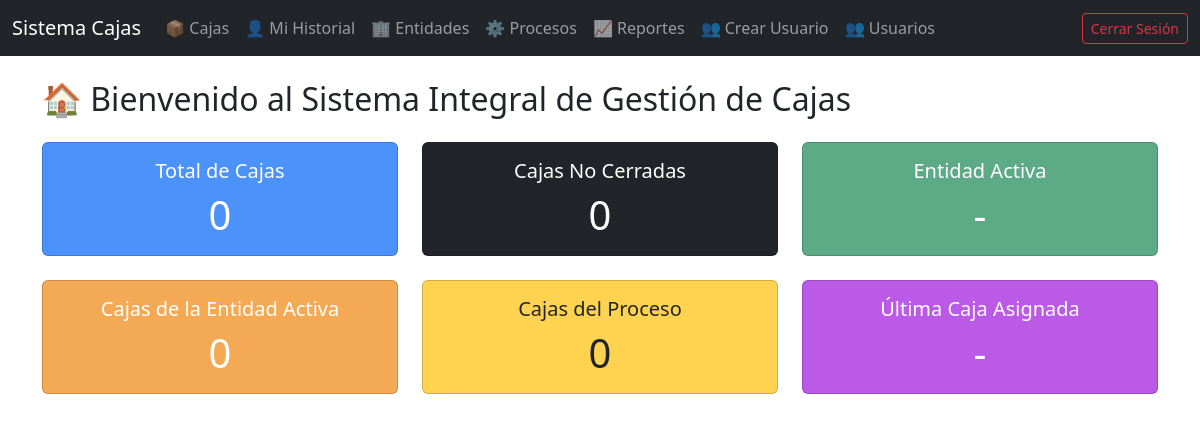
The app's page / (signed in), older data.
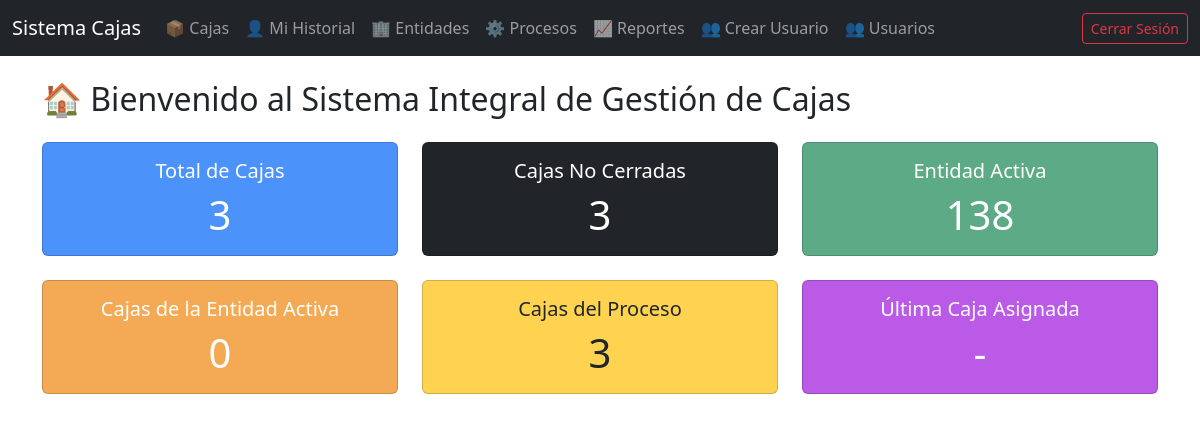
The same page, newer data.
### entidades/models.py (models this page shows, shortened)
class Entidad(models.Model):
    nombre = models.CharField(max_length=100)
    proceso = models.ForeignKey(Proceso, on_delete=models.CASCADE)
    activa = models.BooleanField(default=False)

### cajas/views.py (the view)
# urls.py: path('', inicio, name='inicio'),
@login_required
def inicio(request):
    total_cajas = Caja.objects.count()
    total_cajas_abiertas = Caja.objects.filter(fecha_finalizacion__isnull=True).count()  # ✅ Solo abiertas
    entidad_activa = Entidad.objects.filter(activa=True).first()
    if entidad_activa:
        cajas_entidad_activa = Caja.objects.filter(
            entidad=entidad_activa,
            fecha_finalizacion__isnull=True,
        ).count()
        cajas_proceso = Caja.objects.filter(
            entidad__proceso=entidad_activa.proceso,
            fecha_finalizacion__isnull=True,
        ).count()
    else:
        cajas_entidad_activa = 0
        cajas_proceso = 0
    ultima_caja = (
        Caja.objects.filter(responsable=request.user)
        .order_by('-fecha_asignacion')
        .first()
    )
    context = {
        'total_cajas': total_cajas,
        'total_cajas_abiertas': total_cajas_abiertas,
        'entidad_activa': entidad_activa,
        'cajas_entidad_activa': cajas_entidad_activa,
        'cajas_proceso': cajas_proceso,
        'ultima_caja': ultima_caja,
    }
    return render(request, 'inicio.html', context)

### templates/inicio.html (shortened to what this page needs)
{% extends 'base.html' %}
{% block content %}
<h2 class="mb-4">🏠 Bienvenido al Sistema Integral de Gestión de Cajas</h2>
<div class="row row-cols-1 row-cols-md-3 g-4 mb-4">
    <div class="col">
        <div class="card text-white bg-primary h-100">
            <div class="card-body text-center">
                <h5 class="card-title">Total de Cajas</h5>
                <p class="display-6 m-0">{{ total_cajas }}</p>
            </div>
        </div>
    </div>
    <div class="col">
        <div class="card text-white bg-dark h-100">
            <div class="card-body text-center">
                <h5 class="card-title">Cajas No Cerradas</h5>
                <p class="display-6 m-0">{{ total_cajas_abiertas }}</p>
            </div>
        </div>
    </div>
    <div class="col">
        <div class="card text-white bg-success h-100">
            <div class="card-body text-center">
                <h5 class="card-title">Entidad Activa</h5>
                <p class="display-6 m-0">{{ entidad_activa.nombre|default:'-' }}</p>
            </div>
        </div>
    </div>
    <div class="col">
        <div class="card text-white bg-info h-100">
            <div class="card-body text-center">
                <h5 class="card-title">Cajas de la Entidad Activa</h5>
                <p class="display-6 m-0">{{ cajas_entidad_activa }}</p>
            </div>
        </div>
    </div>
    <div class="col">
        <div class="card text-dark bg-warning h-100">
            <div class="card-body text-center">
                <h5 class="card-title">Cajas del Proceso</h5>
                <p class="display-6 m-0">{{ cajas_proceso }}</p>
            </div>
        </div>
    </div>
    <div class="col">
        <div class="card text-white bg-secondary h-100">
            <div class="card-body text-center">
                <h5 class="card-title">Última Caja Asignada</h5>
                <p class="display-6 m-0">{{ ultima_caja.numero|default:'-' }}</p>
            </div>
        </div>
    </div>
</div>
{% endblock %}

Row changes from the older to the newer data that the page shows:
now on this page (row edited): Entidad: nombre "138"
Text that changed along with them:
{{ total_cajas }}: "0" → "3"
{{ total_cajas_abiertas }}: "0" → "3"
{{ cajas_proceso }}: "0" → "3"
{{ entidad_activa.nombre|default:'-' }}: "-" → (not shown)
